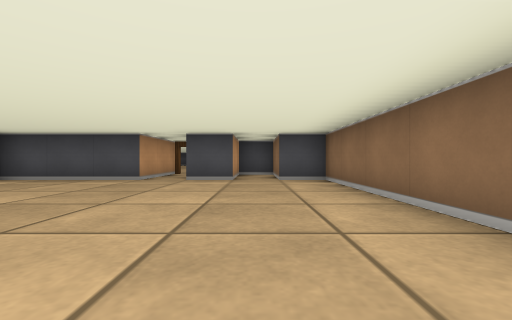
View 1 (above)

16 first-person views from a walk through a cub3D level. The camera is about half as high as the walls, looks level and sees 90° across. The floor is counted in squares. Each view is taken from the middle of a square. On the plan, view 1 faces up. The plan holds only what a view shows up to about 9 squares ahead; the rest is blank.

View 2
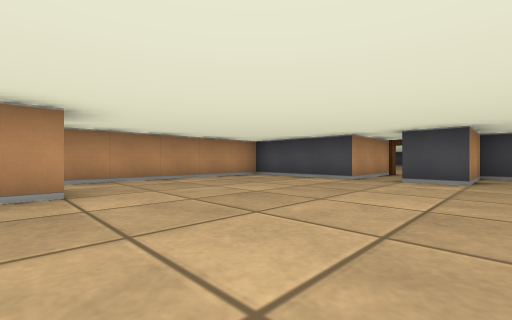

View 3
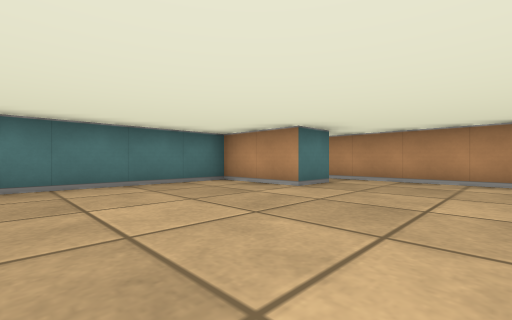

View 4
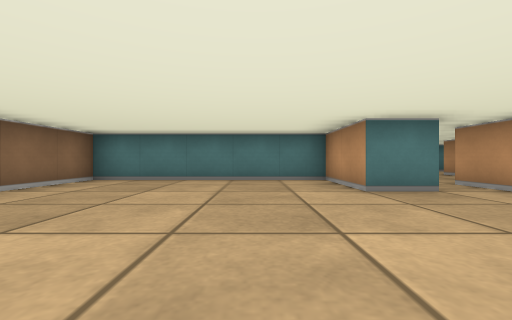

View 5
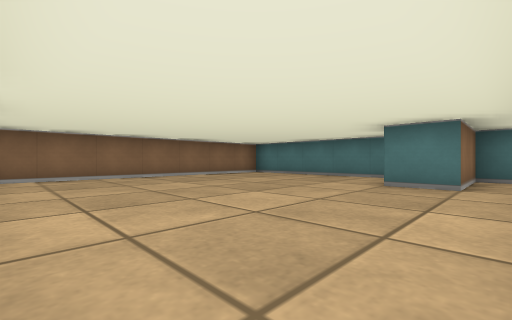

View 6
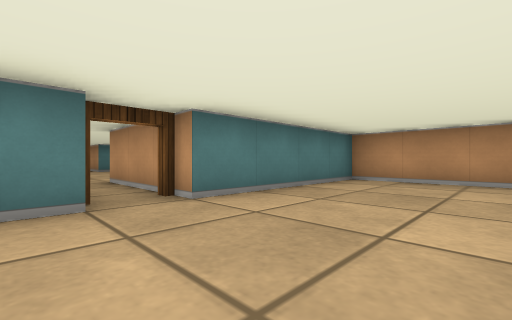

View 7
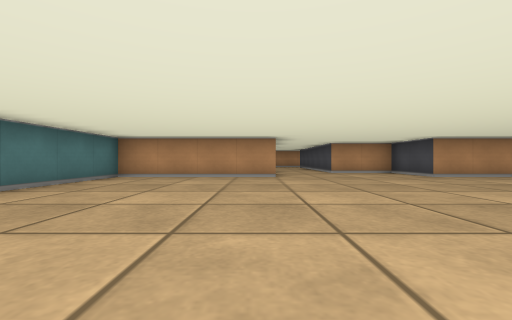

View 8
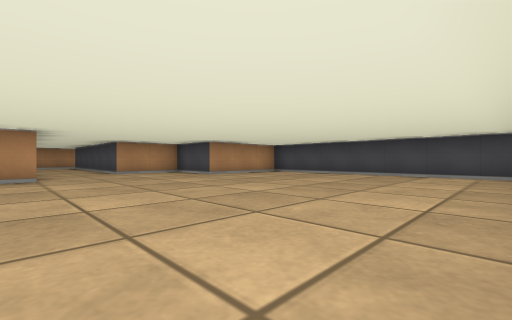

View 9
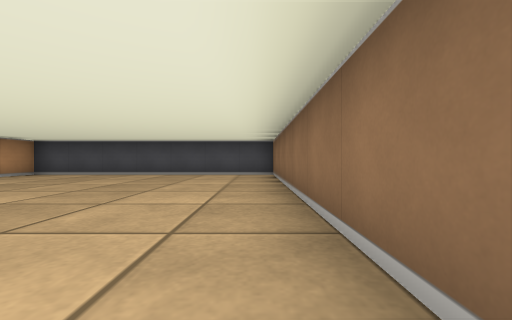

View 10
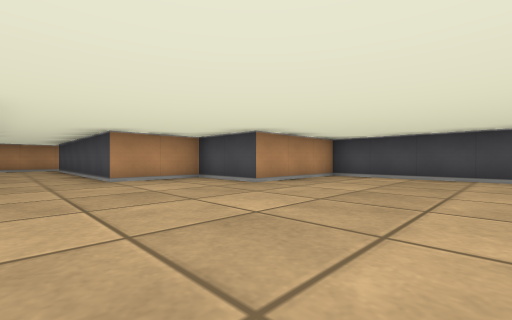

View 11
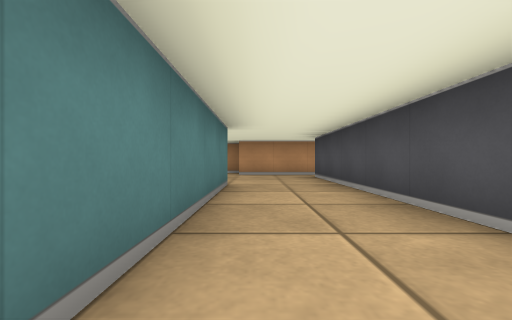

View 12
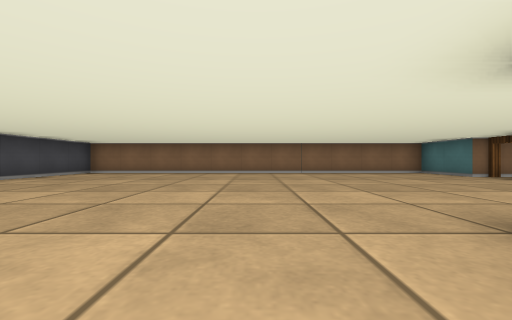

View 13
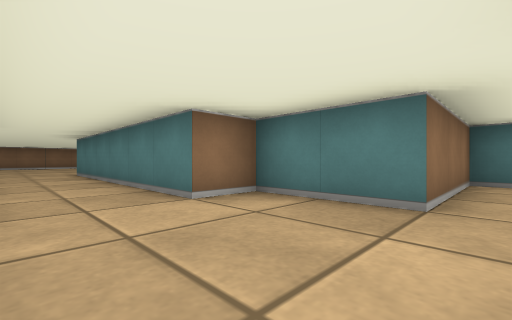

View 14
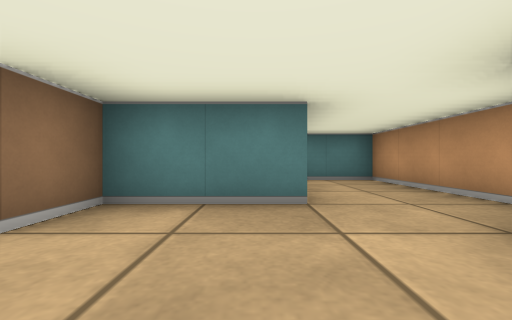

View 15
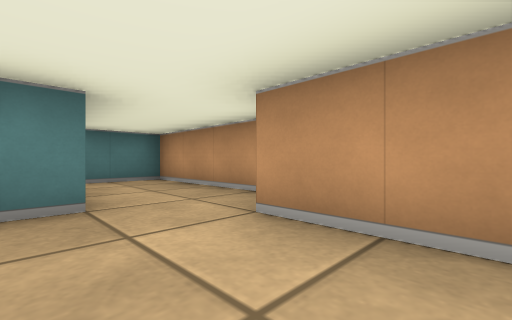

View 16
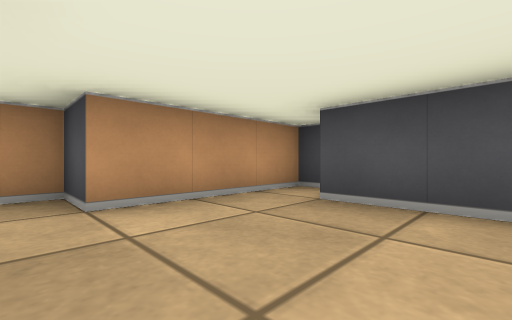

### Floor plan
Points are (right, up) in squares from view 1. A wall is a line through its corners. A room is listed if a view was taken in it or the views show most of it. See-through windows are left out.
Room 1 (views 1, 2, 3, 4, 5)
walls: (-4.5, -0.5) (-4.5, 0.5) (-3.5, 0.5) (-3.5, -1.5) (1.5, -1.5) (1.5, 5.5) (0.5, 5.5) (0.5, 7.5) (-0.5, 7.5) (-0.5, 5.5) (-1.5, 5.5); (-2.5, 8.5) (-2.5, 5.5) (-5.5, 5.5) (-5.5, -0.5)
ways out: open door at (-2, 8) to room 2; opening at (-5, 0)
Room 2 (views 6, 7, 8, 9, 10, 11, 12, 13, 14, 15, 16)
walls: (-1.5, 8.5) (0.5, 8.5) (0.5, 19.5) (-6.5, 19.5) (-6.5, 16.5) (-8.5, 16.5) (-8.5, 14.5) (-14.5, 14.5); (-15, 15.5) (-15.5, 15.5) (-15.5, 12.5) (-16.5, 12.5) (-16.5, 8.5) (-14.5, 8.5) (-14.5, 11.5) (-12.5, 11.5) (-12.5, 12.5) (-6.5, 12.5) (-6.5, 8.5) (-2.5, 8.5)
ways out: open door at (-2, 8) to room 1

Positions as (right, up) in squares from view 1, and headings:
1: (0, 0), facing up
2: (0, 0), facing up-left
3: (0, 3), facing down-left
4: (-2, 4), facing down
5: (-5, 5), facing down-right
6: (-1, 11), facing down-left
7: (0, 12), facing left
8: (0, 12), facing up-left
9: (0, 12), facing up
10: (-3, 13), facing up-left
11: (-8, 13), facing left
12: (-8, 14), facing right
13: (-15, 14), facing down-right
14: (-14, 14), facing down
15: (-14, 14), facing down-left
16: (-13, 12), facing up-left
